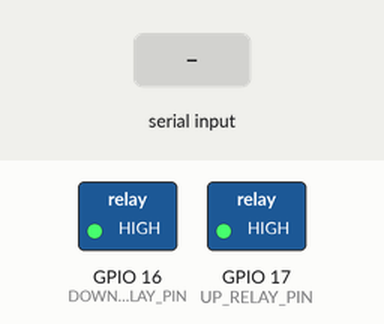
Simulated run of this sketch. Board: ESP32. Shown: switched loads named in the sketch (green lamp = pin HIGH). Inputs (shaded band) come from the test bench. Nothing arrives over Bluetooth unless stated; a phone connects over Bluetooth LE 3 s after start; what the sketch prints to the serial monitor is not drawn.

Above: at 1.2 s.
1.3 s: "up\n" received over Serial
At 1.45 s:
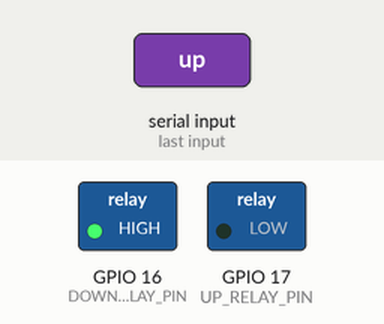
3.1 s: "down\n" received over Serial
At 3.25 s:
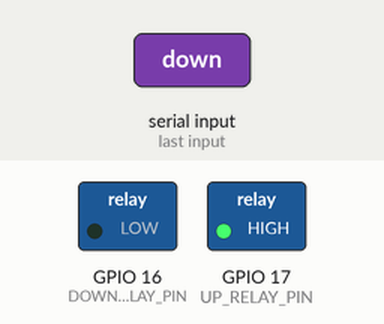
Timing chart, 0 to 6.1 s (numbered marks = the images above; inputs shaded):
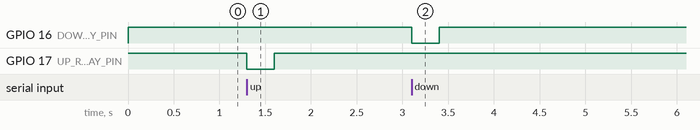

The sketch:

relay_controller.ino
```cpp
/*
  Relay Controller (BLE) — 마사지기 UP/DOWN 릴레이 제어 (EMG-FES 와 무관한 독립 ESP)

  emg_fes_controller.ino 와 별개로 동작하는 단독 릴레이 컨트롤러.
  Flutter 앱이 EMG-FES 기기와 동일한 방식으로 스캔·연결한 뒤(같은 서비스 UUID),
  cmd 특성으로 {"cmd":"up"} / {"cmd":"down"} 을 보내면 해당 릴레이를 0.3초 펄스.
  USB 시리얼로 "up" / "down" 입력해도 동일하게 동작(테스트용).

  - UP_RELAY_PIN   17
  - DOWN_RELAY_PIN 16
  - Active LOW 릴레이 (HIGH = OFF, LOW = ON)

  필요 라이브러리: NimBLE-Arduino (h2zero, v2.x), ArduinoJson
*/

#include <NimBLEDevice.h>
#include <ArduinoJson.h>

// ===== BLE UUID — 앱(EMG-FES)과 동일한 Nordic UART Service =====
// 앱은 이 서비스 UUID 를 광고하는 기기에 연결하므로, 이름만 다르게 둔다.
#define SERVICE_UUID    "6E400001-B5A3-F393-E0A9-E50E24DCCA9E"
#define CHAR_DATA_UUID  "6E400003-B5A3-F393-E0A9-E50E24DCCA9E"
#define CHAR_CMD_UUID   "6E400002-B5A3-F393-E0A9-E50E24DCCA9E"
#define BLE_DEVICE_NAME "RELAY-CTRL-01"

// ===== 릴레이 핀 =====
#define UP_RELAY_PIN   17
#define DOWN_RELAY_PIN 16
const unsigned long RELAY_PULSE_MS = 300;   // 릴레이 ON 유지 시간

NimBLECharacteristic* dataChar = nullptr;   // (앱 연결 요건상 생성, 알림은 ack 용도)
NimBLECharacteristic* cmdChar  = nullptr;
bool deviceConnected = false;

// ============================================================
// 릴레이 펄스 (Active LOW: LOW = ON)
// ============================================================
void pulseRelay(int pin, const char* label) {
  Serial.printf("%s Relay ON\n", label);
  digitalWrite(pin, LOW);            // 릴레이 ON
  delay(RELAY_PULSE_MS);             // 0.3초 유지
  digitalWrite(pin, HIGH);           // 릴레이 OFF
  Serial.printf("%s Relay OFF\n", label);
}

// "up" / "down" 처리 (BLE·시리얼 공용)
void handleAction(const String& action) {
  if (action == "up") {
    pulseRelay(UP_RELAY_PIN, "UP");
  } else if (action == "down") {
    pulseRelay(DOWN_RELAY_PIN, "DOWN");
  } else {
    Serial.printf("알 수 없는 명령: %s (up/down)\n", action.c_str());
  }
}

// ============================================================
// BLE 콜백 (NimBLE 2.x API)
// ============================================================
class ServerCallbacks : public NimBLEServerCallbacks {
  void onConnect(NimBLEServer* pServer, NimBLEConnInfo& connInfo) override {
    deviceConnected = true;
    Serial.printf("✅ BLE 연결: %s\n", connInfo.getAddress().toString().c_str());
    pServer->setDataLen(connInfo.getConnHandle(), 251);
  }
  void onDisconnect(NimBLEServer* pServer, NimBLEConnInfo& connInfo, int reason) override {
    deviceConnected = false;
    Serial.printf("❌ BLE 끊김 (reason=%d) → 재광고\n", reason);
    NimBLEDevice::getAdvertising()->start();
  }
};

class CmdCallbacks : public NimBLECharacteristicCallbacks {
  void onWrite(NimBLECharacteristic* pCharacteristic, NimBLEConnInfo& connInfo) override {
    std::string value = pCharacteristic->getValue();
    if (value.empty()) return;

    // 앱은 {"cmd":"up"} 형태 JSON 으로 보냄. (순수 "up" 문자열도 허용)
    StaticJsonDocument<128> doc;
    DeserializationError err = deserializeJson(doc, value.c_str());
    if (!err) {
      handleAction(String(doc["cmd"] | ""));
    } else {
      handleAction(String(value.c_str()));   // 평문 fallback
    }
  }
};

// ============================================================
void setupBLE() {
  NimBLEDevice::init(BLE_DEVICE_NAME);
  NimBLEDevice::setPower(ESP_PWR_LVL_P9);
  NimBLEDevice::setMTU(247);

  NimBLEServer* pServer = NimBLEDevice::createServer();
  pServer->setCallbacks(new ServerCallbacks());

  NimBLEService* pService = pServer->createService(SERVICE_UUID);

  // DATA characteristic — 앱 연결 요건상 생성(ack 알림용).
  dataChar = pService->createCharacteristic(
    CHAR_DATA_UUID,
    NIMBLE_PROPERTY::READ | NIMBLE_PROPERTY::NOTIFY
  );

  // CMD characteristic — Phone → ESP (write)
  cmdChar = pService->createCharacteristic(
    CHAR_CMD_UUID,
    NIMBLE_PROPERTY::WRITE | NIMBLE_PROPERTY::WRITE_NR
  );
  cmdChar->setCallbacks(new CmdCallbacks());

  pService->start();

  NimBLEAdvertising* pAdv = NimBLEDevice::getAdvertising();
  pAdv->addServiceUUID(SERVICE_UUID);
  pAdv->setName(BLE_DEVICE_NAME);
  pAdv->enableScanResponse(true);
  pAdv->start();

  Serial.printf("✅ BLE 시작: name=%s\n", BLE_DEVICE_NAME);
  Serial.printf("   Service: %s\n", SERVICE_UUID);
  Serial.printf("   Cmd    : %s (write) — {\"cmd\":\"up\"} / {\"cmd\":\"down\"}\n", CHAR_CMD_UUID);
}

void setup() {
  Serial.begin(115200);

  pinMode(UP_RELAY_PIN, OUTPUT);
  pinMode(DOWN_RELAY_PIN, OUTPUT);
  digitalWrite(UP_RELAY_PIN, HIGH);     // Active LOW: HIGH = OFF
  digitalWrite(DOWN_RELAY_PIN, HIGH);

  setupBLE();

  Serial.println("명령어 입력(USB 시리얼):");
  Serial.println("up   → 17번 핀 릴레이 작동");
  Serial.println("down → 16번 핀 릴레이 작동");
}

void loop() {
  // USB 시리얼 테스트 경로 (BLE 와 동일 동작)
  if (Serial.available() > 0) {
    String input = Serial.readStringUntil('\n');
    input.trim();
    if (input.length() > 0) handleAction(input);
  }
}
```

Measured:
- after the input at 1.3 s, GPIO 17 (UP_RELAY_PIN): HIGH → LOW at once, → HIGH 0.30 s later
- after the input at 3.1 s, GPIO 16 (DOWN_RELAY_PIN): HIGH → LOW at once, → HIGH 0.30 s later
